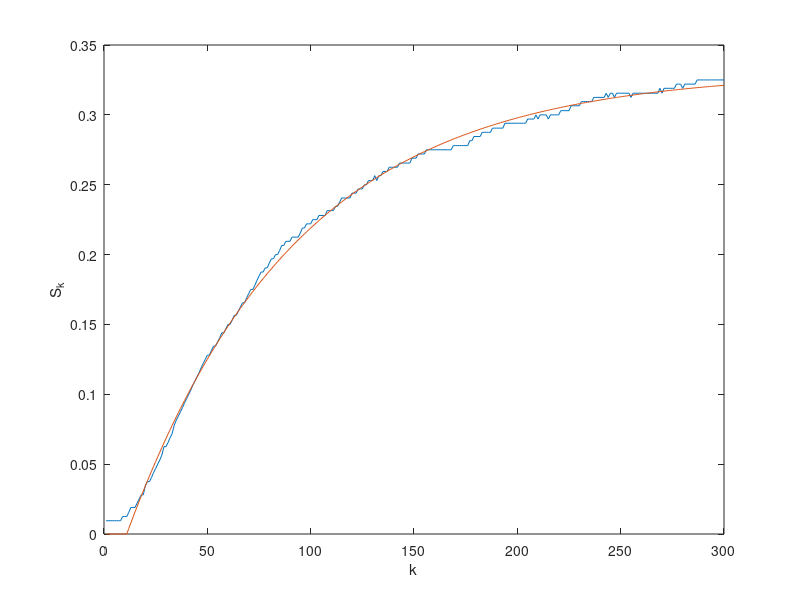

Write MATLAB code to recreate this figure. (Note: this script raises an error after producing the figure.)
% Wyznaczone parametry przy użyciu generycznego algorytmu
clear all

% Parametry wyznaczone przy użyciu algorytmu generycznego
T1=0.000907;
T2=82.104622;
K=0.330938;


Td = 9;

data = load('dane1.mat');
S = data.S;
time = data.time;

y(1:time) = 0;

alpha1 = exp(-1/T1);
alpha2 = exp(-1/T2);
a1 = -alpha1-alpha2;
a2 = alpha1*alpha2;
b1 = K*(T1*(1- alpha1)-T2*(1-alpha2))/(T1-T2);
b2 = K*(alpha1*T2*(1-alpha2)-alpha2*T1*(1-alpha1))/(T1-T2);

for k = Td+3:time
    y(k) = b1 + b2 - a1*y(k-1) - a2*y(k-2);
end

figure('Name', 'Aproksymacja odpowiedzi skokowej')
plot(S)
hold on
plot(y, '-')
ylabel('S_k')
xlabel('k')
title("Aproksymacja odpowiedzi skokowej; E = " + AproksSkokDMC([T1, T2, K]))

matlab2tikz('../Tikz_rysunki/aproksymacja.tex')